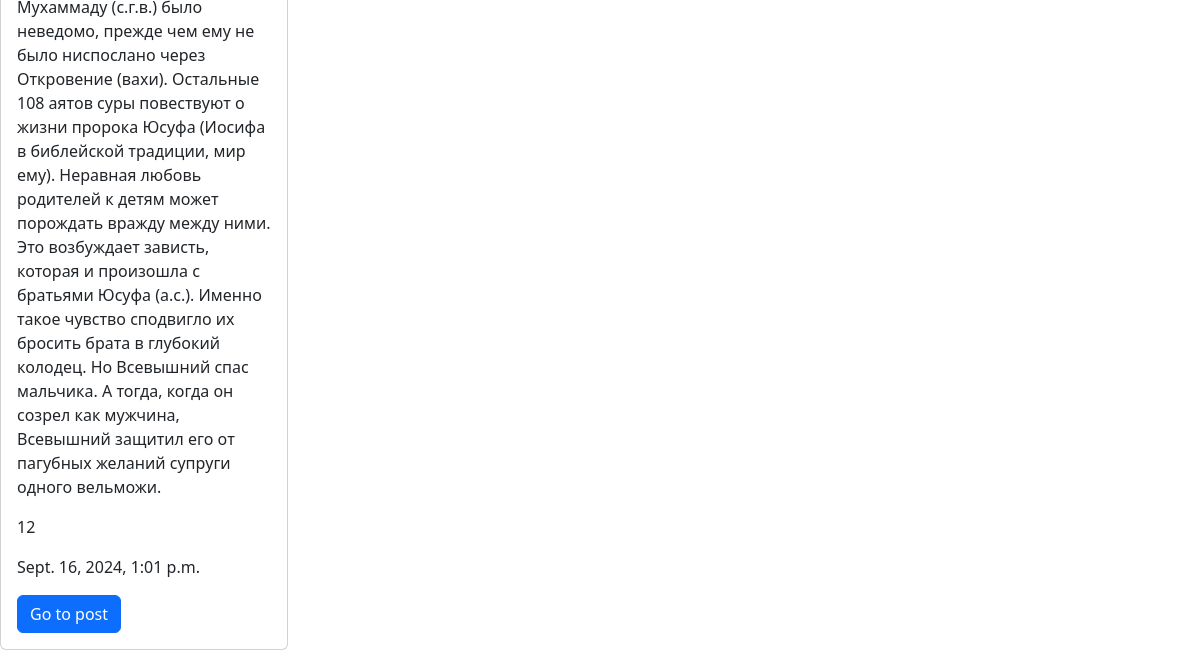
Before: /posts/ (signed in, lower part) with the older database file.
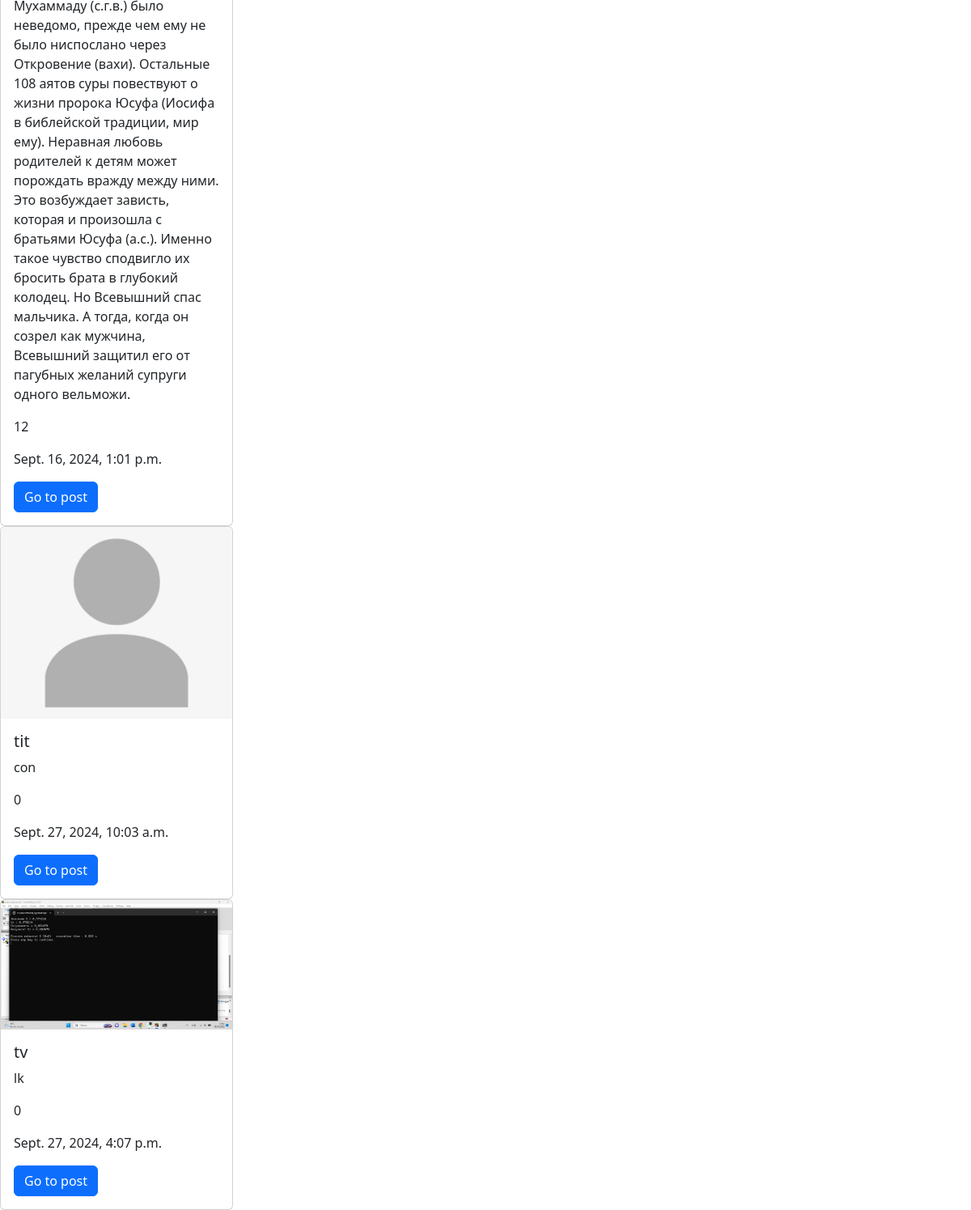
After: the same page with the newer database file.
### posts/models.py (models this page shows, shortened)
class Post(models.Model):
    image = models.ImageField(blank=True, null=True, upload_to='posts')
    title = models.CharField(max_length=100)
    content = models.TextField(blank=True, null=True)
    rate = models.IntegerField(default=0)
    created_at = models.DateTimeField(auto_now_add=True, null=True)
    updated_at = models.DateTimeField(auto_now=True)
    category = models.ForeignKey(Category, on_delete=models.CASCADE, null=True, blank=True, related_name='posts')
    tags = models.ManyToManyField(Tag,null=True, blank=True)

### posts/views.py (the view)
# urls.py: path('posts/', list_view, name='list'),
@login_required(login_url='login')
def list_view(request):
    if request.method == "GET":
        posts = Post.objects.all()
        return render(request, 'posts/post_list.html', context={'posts': posts})

### templates/posts/post_list.html
{% extends "base.html" %}
{% load static%}
{%block content%}
{% for post in posts %}
<div class="card" style="width: 18rem;">
  {% if post.image %}
  <img src="{{post.image.url}}" class="card-img-top" alt="...">
  {% else %}
   <img src="{% static 'placeholder.png' %}" class="card-img-top" alt="...">
  {% endif %}
  <div class="card-body">
    <h5 class="card-title">{{post.title}}</h5>
    <p class="card-text">{{post.content}}</p>
    <p class="card-text">{{post.rate}}</p>
    <p class="card-text">{{post.created_at}}</p>
    <a href="/posts/{{post.id}}/" class="btn btn-primary">Go to post</a>
  </div>
 </div>
{% endfor %}
{%endblock%}

### templates/base.html (shortened to what this page needs)
<!DOCTYPE html>
<html lang="en">
<head>
    <link rel="stylesheet" href="https://cdn.jsdelivr.net/npm/bootstrap@5.3.3/dist/css/bootstrap.min.css">
</head>
{%block content%}
{%endblock%}
</html>

Changed rows visible on the page:
added Post: title "tit", content "con", rate "0", created_at "Sept. 27, 2024, 10:03 a.m."
added Post: image (picture), title "tv", content "lk", rate "0", created_at "Sept. 27, 2024, 4:07 p.m."
